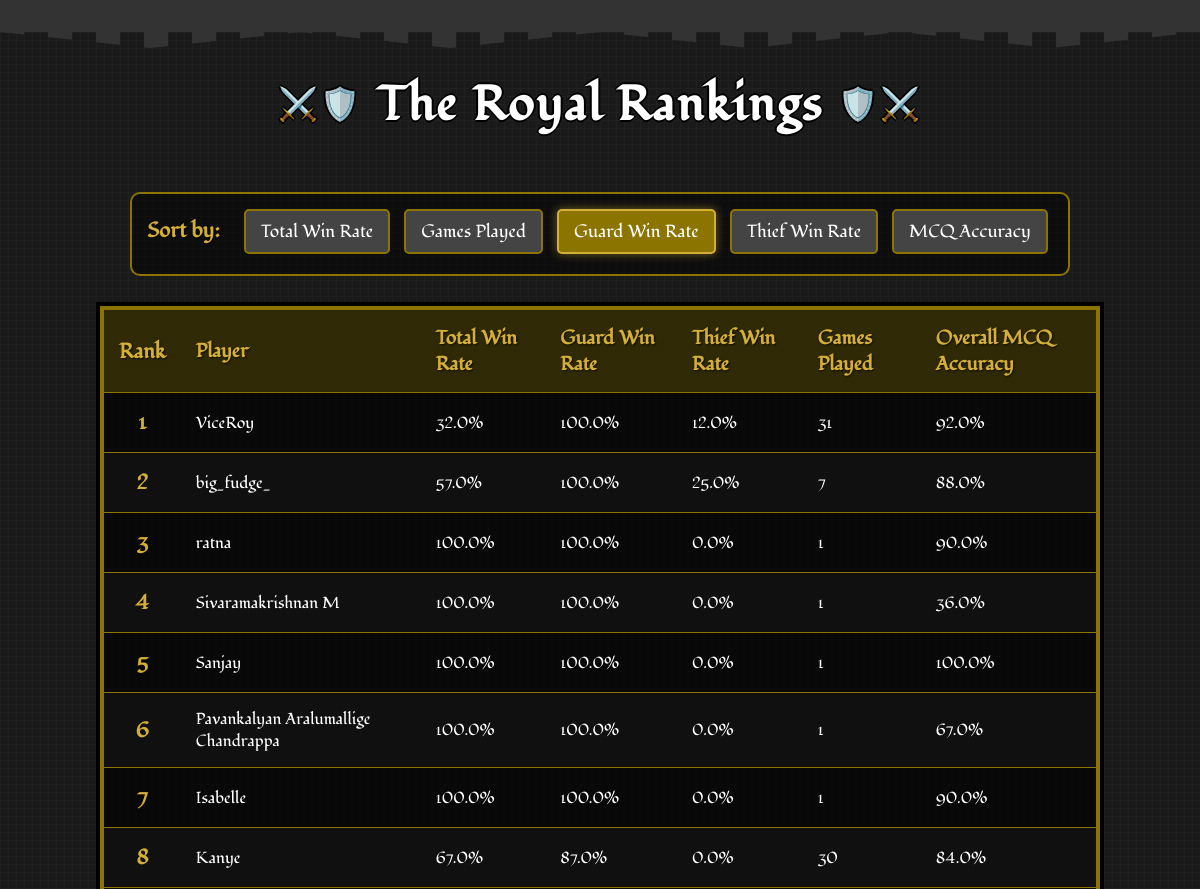
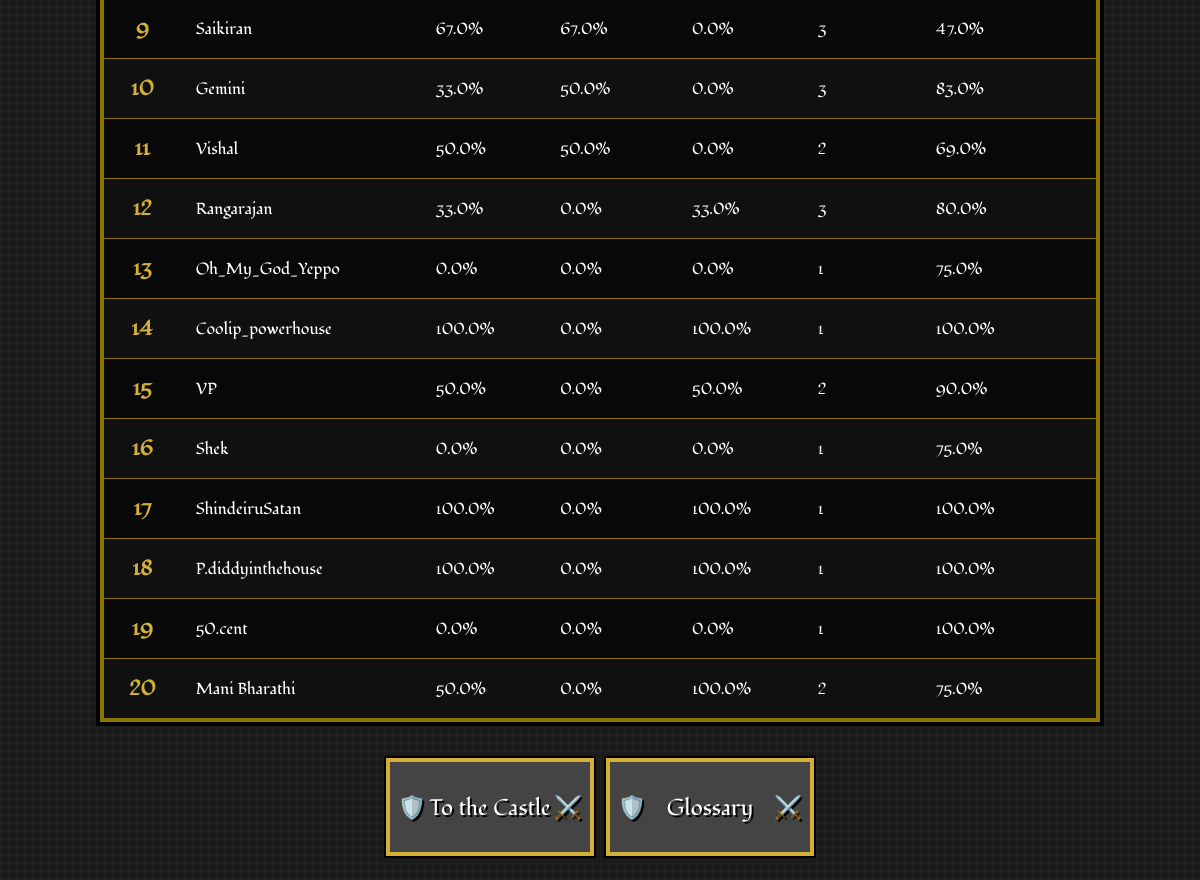
The page /leaderboard?sort_by=win_rate_as_guard on the database its author committed (2 pictures, top to bottom).
### app.py (models this page shows)
class PlayerStats(db.Model):
    id = db.Column(db.Integer, primary_key=True)
    user_id = db.Column(db.Integer, db.ForeignKey('user.id'), nullable=False)
    total_games_played = db.Column(db.Integer, default=0)
    games_played_as_guard = db.Column(db.Integer, default=0)
    games_played_as_thief = db.Column(db.Integer, default=0)
    total_games_won = db.Column(db.Integer, default=0)
    total_games_won_as_guard = db.Column(db.Integer, default=0)
    total_games_won_as_thief = db.Column(db.Integer, default=0)
    total_win_rate = db.Column(db.Float, default=0.0)
    win_rate_as_guard = db.Column(db.Float, default=0.0)
    win_rate_as_thief = db.Column(db.Float, default=0.0)
    total_answer_accuracy = db.Column(db.Float, default=0.0)
    total_questions_attempted = db.Column(db.Integer, default=0)
    total_right_answers = db.Column(db.Integer, default=0)
    game_right_answers = db.Column(db.Integer, default=0)
    game_total_questions = db.Column(db.Integer, default=0)
    answer_accuracy_in_last_game = db.Column(db.Float, default=0.0)

class User(db.Model):
    id = db.Column(db.Integer, primary_key=True)
    username = db.Column(db.String(40), unique=True, nullable=False)
    password_hash = db.Column(db.String(200), nullable=False)
    stats = db.relationship('PlayerStats', backref='user', uselist=False)

### app.py (the view)
@app.route('/leaderboard')
def leaderboard():
    sort_by = request.args.get('sort_by', 'total_win_rate')
    sort_options = {
        'games_played': PlayerStats.total_games_played,
        'total_win_rate': PlayerStats.total_win_rate,
        'win_rate_as_guard': PlayerStats.win_rate_as_guard,
        'win_rate_as_thief': PlayerStats.win_rate_as_thief,
        'mcq_accuracy': PlayerStats.total_answer_accuracy
    }
    sort_column = sort_options.get(sort_by, PlayerStats.total_win_rate)
    leaderboard_data = db.session.query(PlayerStats, User)\
        .join(User, PlayerStats.user_id == User.id)\
        .order_by(sort_column.desc())\
        .limit(20)\
        .all()
    return render_template('leaderboard.html',
                           leaderboard_data=leaderboard_data,
                           current_sort=sort_by)

### templates/leaderboard.html (shortened to what this page needs)
<!DOCTYPE html>
<html lang="en">
<head>
    <link rel="stylesheet" href="static/css/style.css">
    <link rel="stylesheet" href="static/css/leaderboard.css">
    <link rel="stylesheet" href="static/css/game-over.css">
</head>
<body>
    <div class="castle-top"></div>
    <h1>The Royal Rankings</h1>
    <div class="filters">
        <strong>Sort by:</strong>
        <a href="{{ url_for('leaderboard', sort_by='total_win_rate') }}"
           class="{{ 'active' if current_sort == 'total_win_rate' }}">Total Win Rate</a>
        <a href="{{ url_for('leaderboard', sort_by='games_played') }}"
           class="{{ 'active' if current_sort == 'games_played' }}">Games Played</a>
        <a href="{{ url_for('leaderboard', sort_by='win_rate_as_guard') }}"
           class="{{ 'active' if current_sort == 'win_rate_as_guard' }}">Guard Win Rate</a>
        <a href="{{ url_for('leaderboard', sort_by='win_rate_as_thief') }}"
           class="{{ 'active' if current_sort == 'win_rate_as_thief' }}">Thief Win Rate</a>
        <a href="{{ url_for('leaderboard', sort_by='mcq_accuracy') }}"
           class="{{ 'active' if current_sort == 'mcq_accuracy' }}">MCQ Accuracy</a>
    </div>
    <table>
        <thead>
            <tr>
                <th class="rank">Rank</th>
                <th>Player</th>
                <th>Total Win Rate</th>
                <th>Guard Win Rate</th>
                <th>Thief Win Rate</th>
                <th>Games Played</th>
                <th>Overall MCQ Accuracy</th>
            </tr>
        </thead>
        <tbody>
            {% for stats, user in leaderboard_data %}
            <tr>
                <td class="rank">{{ loop.index }}</td>
                <td>{{ user.username }}</td>
                <td>{{ stats.total_win_rate }}%</td>
                <td>{{ stats.win_rate_as_guard }}%</td>
                <td>{{ stats.win_rate_as_thief }}%</td>
                <td>{{ stats.total_games_played }}</td>
                <td>{{ stats.total_answer_accuracy }}%</td>
            </tr>
            {% else %}
            <tr>
                <td colspan="7" style="text-align: center;">No player data available yet.</td>
            </tr>
            {% endfor %}
        </tbody>
    </table>
    <div class="button-container">
        <a href="{{ url_for('home') }}"><button class="shield-btn game-over-btn">To the Castle</button></a>
        <a href="{{ url_for('glossary') }}"><button class="shield-btn game-over-btn">Glossary</button></a>
    </div>
</body>
</html>

### static/css/style.css (style rules this page uses)
body { font-family: "Fondamento", serif; background-color: #1a1a1a; background-image: linear-gradient(90deg, rgba(34,34,34,0.8) 1px, transparent 1px), linear-gradient(rgba(34,34,34,0.8) 1px, transparent 1px); background-size: 8px 8px; color: white; margin: 0; padding: 0; text-align: center; position: relative; min-height: 100vh; display: flex; flex-direction: column; justify-content: space-between; }
.castle-top { height: 32px; background-color: #333; position: relative; margin-bottom: 16px; image-rendering: pixelated; }
.castle-top::before { content: ""; position: absolute; top: 100%; left: 0; right: 0; height: 16px; background-image: repeating-linear-gradient(90deg, #333 0px, #333 24px, transparent 24px, transparent 48px); background-size: 48px 16px; clip-path: polygon( 0% 0%, 12.5% 100%, 25% 0%, 37.5% 100%, 50% 0%, 62.5% 100%, 75% 0%, 87.5% 100%, 100% 0% ); image-rendering: pixelated; }
h1 { font-family: "Fondamento", serif; text-align: center; font-size: 3rem; color: white; text-shadow: 2px 0 #000, -2px 0 #000, 0 2px #000, 0 -2px #000; margin: 24px 0; letter-spacing: 2px; position: relative; image-rendering: pixelated; }
h1::before { content: "⚔️🛡️"; font-size: 2rem; position: relative; top: -5px; margin: 0 15px; }
h1::after { content: "🛡️⚔️"; font-size: 2rem; position: relative; top: -5px; margin: 0 15px; }
button.shield-btn { font-family: "Fondamento", serif; background-color: #444; color: white; border: none; box-shadow: 0 0 0 4px #d4af37, 0 0 0 6px #000; padding: 14px 22px; margin: 10px; font-size: 1.4rem; cursor: pointer; position: relative; transition: all 0.2s steps(5); text-shadow: 2px 2px 0 #000; width: 200px; height: 90px; image-rendering: pixelated; }
button.shield-btn::before { content: "🛡️ "; position: absolute; left: 8px; top: 50%; transform: translateY(-50%); }

### static/css/leaderboard.css (style rules this page uses)
body { font-family: "Fondamento", serif; background-color: #1a1a1a; background-image: linear-gradient(90deg, rgba(34,34,34,0.8) 1px, transparent 1px), linear-gradient(rgba(34,34,34,0.8) 1px, transparent 1px); background-size: 8px 8px; color: white; margin: 0; padding: 0; text-align: center; }
h1 { font-family: "Fondamento", serif; text-align: center; font-size: 3rem; color: white; text-shadow: 2px 0 #000, -2px 0 #000, 0 2px #000, 0 -2px #000; margin: 24px 0; letter-spacing: 2px; }
.filters { text-align: center; margin: 30px auto; max-width: 1000px; background-color: rgba(0, 0, 0, 0.5); padding: 15px; border: 2px solid #8b7500; border-radius: 10px; }
.filters strong { color: #d4af37; font-size: 1.3rem; margin-right: 15px; text-shadow: 1px 1px 2px rgba(0, 0, 0, 0.7); }
.filters a { font-family: "Fondamento", serif; text-decoration: none; padding: 8px 15px; margin: 0 5px; border-radius: 5px; background-color: #444; color: white; border: 2px solid #8b7500; transition: all 0.2s; font-size: 1.1rem; display: inline-block; margin-bottom: 5px; }
.filters a.active { background-color: #8b7500; color: white; border-color: #d4af37; box-shadow: 0 0 10px rgba(212, 175, 55, 0.5); }
table { width: 100%; max-width: 1000px; margin: 0 auto; border-collapse: collapse; background-color: rgba(0, 0, 0, 0.7); border: 4px solid #8b7500; box-shadow: 0 0 0 4px #000; }
th, td { padding: 15px; text-align: left; border-bottom: 1px solid #8b7500; }
thead th { background-color: rgba(139, 117, 0, 0.3); color: #d4af37; font-weight: bold; text-shadow: 1px 1px 2px rgba(0, 0, 0, 0.7); font-size: 1.2rem; }
tbody tr:nth-child(even) { background-color: rgba(34, 34, 34, 0.3); }
.rank { font-weight: bold; text-align: center; color: #d4af37; font-size: 1.3rem; }
.button-container { display: flex; justify-content: center; margin: 30px auto; }
.shield-btn { font-family: "Fondamento", serif; background-color: #444; color: white; border: none; box-shadow: 0 0 0 4px #d4af37, 0 0 0 6px #000; padding: 14px 22px; margin: 10px; font-size: 1.4rem; cursor: pointer; position: relative; transition: all 0.2s steps(5); text-shadow: 2px 2px 0 #000; }

### static/css/game-over.css (style rules this page uses)
button.game-over-btn::after { content: "⚔️"; position: absolute; right: 8px; top: 50%; transform: translateY(-50%); }

### rows shown on the page
PlayerStats: username "ViceRoy", total_win_rate "32.0", win_rate_as_guard "100.0", win_rate_as_thief "12.0", total_games_played "31", total_answer_accuracy "92.0"
PlayerStats: username "big_fudge_", total_win_rate "57.0", win_rate_as_guard "100.0", win_rate_as_thief "25.0", total_games_played "7", total_answer_accuracy "88.0"
PlayerStats: username "ratna", total_win_rate "100.0", win_rate_as_guard "100.0", win_rate_as_thief "0.0", total_games_played "1", total_answer_accuracy "90.0"
PlayerStats: username "Sivaramakrishnan M", total_win_rate "100.0", win_rate_as_guard "100.0", win_rate_as_thief "0.0", total_games_played "1", total_answer_accuracy "36.0"
PlayerStats: username "Sanjay", total_win_rate "100.0", win_rate_as_guard "100.0", win_rate_as_thief "0.0", total_games_played "1", total_answer_accuracy "100.0"
PlayerStats: username "Pavankalyan Aralumallige Chandrappa", total_win_rate "100.0", win_rate_as_guard "100.0", win_rate_as_thief "0.0", total_games_played "1", total_answer_accuracy "67.0"
PlayerStats: username "Isabelle", total_win_rate "100.0", win_rate_as_guard "100.0", win_rate_as_thief "0.0", total_games_played "1", total_answer_accuracy "90.0"
PlayerStats: username "Kanye", total_win_rate "67.0", win_rate_as_guard "87.0", win_rate_as_thief "0.0", total_games_played "30", total_answer_accuracy "84.0"
PlayerStats: username "Saikiran", total_win_rate "67.0", win_rate_as_guard "67.0", win_rate_as_thief "0.0", total_games_played "3", total_answer_accuracy "47.0"
PlayerStats: username "Gemini", total_win_rate "33.0", win_rate_as_guard "50.0", win_rate_as_thief "0.0", total_games_played "3", total_answer_accuracy "83.0"
PlayerStats: username "Vishal", total_win_rate "50.0", win_rate_as_guard "50.0", win_rate_as_thief "0.0", total_games_played "2", total_answer_accuracy "69.0"
PlayerStats: username "Rangarajan", total_win_rate "33.0", win_rate_as_guard "0.0", win_rate_as_thief "33.0", total_games_played "3", total_answer_accuracy "80.0"
PlayerStats: username "Oh_My_God_Yeppo", total_win_rate "0.0", win_rate_as_guard "0.0", win_rate_as_thief "0.0", total_games_played "1", total_answer_accuracy "75.0"
PlayerStats: username "Coolip_powerhouse", total_win_rate "100.0", win_rate_as_guard "0.0", win_rate_as_thief "100.0", total_games_played "1", total_answer_accuracy "100.0"
PlayerStats: username "VP", total_win_rate "50.0", win_rate_as_guard "0.0", win_rate_as_thief "50.0", total_games_played "2", total_answer_accuracy "90.0"
PlayerStats: username "Shek", total_win_rate "0.0", win_rate_as_guard "0.0", win_rate_as_thief "0.0", total_games_played "1", total_answer_accuracy "75.0"
PlayerStats: username "ShindeiruSatan", total_win_rate "100.0", win_rate_as_guard "0.0", win_rate_as_thief "100.0", total_games_played "1", total_answer_accuracy "100.0"
PlayerStats: username "P.diddyinthehouse", total_win_rate "100.0", win_rate_as_guard "0.0", win_rate_as_thief "100.0", total_games_played "1", total_answer_accuracy "100.0"
PlayerStats: username "50.cent", total_win_rate "0.0", win_rate_as_guard "0.0", win_rate_as_thief "0.0", total_games_played "1", total_answer_accuracy "100.0"
PlayerStats: username "Mani Bharathi", total_win_rate "50.0", win_rate_as_guard "0.0", win_rate_as_thief "100.0", total_games_played "2", total_answer_accuracy "75.0"
